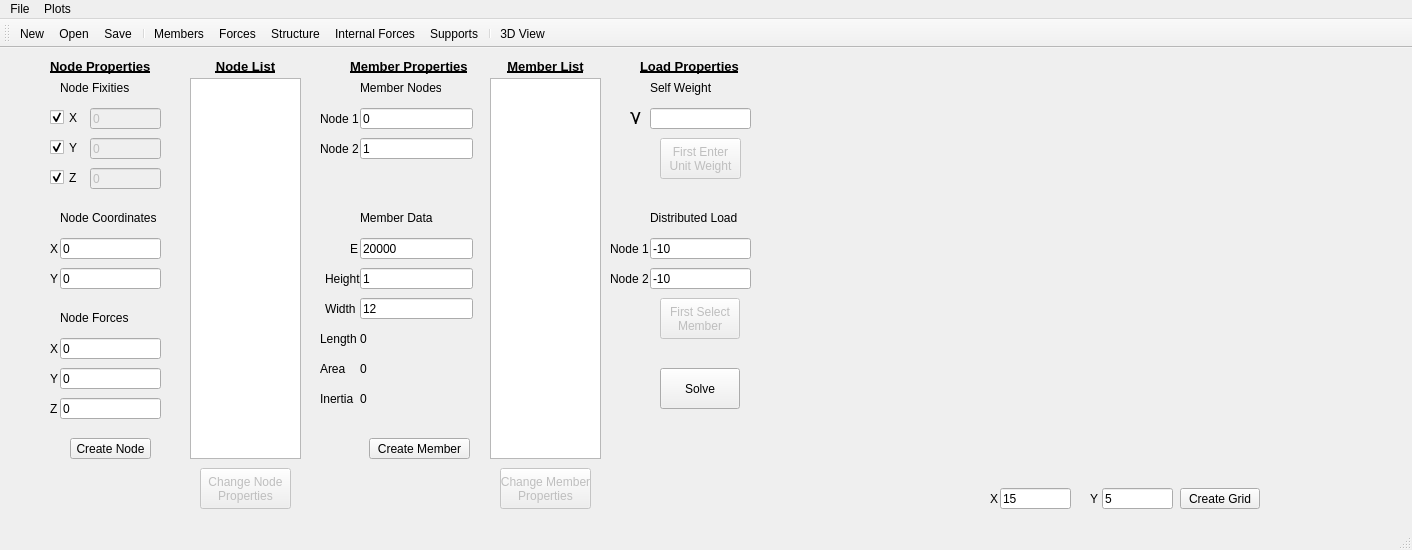
<?xml version="1.0" encoding="UTF-8"?>
<ui version="4.0">
 <class>MainWindow</class>
 <widget class="QMainWindow" name="MainWindow">
  <property name="geometry">
   <rect>
    <x>0</x>
    <y>0</y>
    <width>1412</width>
    <height>550</height>
   </rect>
  </property>
  <property name="sizePolicy">
   <sizepolicy hsizetype="Fixed" vsizetype="Fixed">
    <horstretch>0</horstretch>
    <verstretch>0</verstretch>
   </sizepolicy>
  </property>
  <property name="windowTitle">
   <string>SAS - Structural Analysis Software</string>
  </property>
  <property name="windowIcon">
   <iconset resource="../SAS/resources.qrc">
    <normaloff>:/new/prefix1/IconUpdated</normaloff>:/new/prefix1/IconUpdated</iconset>
  </property>
  <widget class="QWidget" name="centralWidget">
   <widget class="QLineEdit" name="xCoordinate">
    <property name="geometry">
     <rect>
      <x>60</x>
      <y>190</y>
      <width>101</width>
      <height>21</height>
     </rect>
    </property>
    <property name="text">
     <string>0</string>
    </property>
   </widget>
   <widget class="QLineEdit" name="yCoordinate">
    <property name="geometry">
     <rect>
      <x>60</x>
      <y>220</y>
      <width>101</width>
      <height>21</height>
     </rect>
    </property>
    <property name="text">
     <string>0</string>
    </property>
   </widget>
   <widget class="QLineEdit" name="xForce">
    <property name="geometry">
     <rect>
      <x>60</x>
      <y>290</y>
      <width>101</width>
      <height>21</height>
     </rect>
    </property>
    <property name="text">
     <string>0</string>
    </property>
   </widget>
   <widget class="QLineEdit" name="yForce">
    <property name="geometry">
     <rect>
      <x>60</x>
      <y>320</y>
      <width>101</width>
      <height>21</height>
     </rect>
    </property>
    <property name="text">
     <string>0</string>
    </property>
   </widget>
   <widget class="QLineEdit" name="zForce">
    <property name="geometry">
     <rect>
      <x>60</x>
      <y>350</y>
      <width>101</width>
      <height>21</height>
     </rect>
    </property>
    <property name="text">
     <string>0</string>
    </property>
   </widget>
   <widget class="QPushButton" name="createNode">
    <property name="geometry">
     <rect>
      <x>70</x>
      <y>390</y>
      <width>81</width>
      <height>21</height>
     </rect>
    </property>
    <property name="text">
     <string>Create Node</string>
    </property>
   </widget>
   <widget class="QCheckBox" name="xFixity">
    <property name="geometry">
     <rect>
      <x>50</x>
      <y>60</y>
      <width>31</width>
      <height>19</height>
     </rect>
    </property>
    <property name="text">
     <string>X </string>
    </property>
    <property name="checked">
     <bool>true</bool>
    </property>
   </widget>
   <widget class="QCheckBox" name="yFixity">
    <property name="geometry">
     <rect>
      <x>50</x>
      <y>90</y>
      <width>31</width>
      <height>19</height>
     </rect>
    </property>
    <property name="text">
     <string>Y</string>
    </property>
    <property name="checked">
     <bool>true</bool>
    </property>
   </widget>
   <widget class="QCheckBox" name="zFixity">
    <property name="geometry">
     <rect>
      <x>50</x>
      <y>120</y>
      <width>31</width>
      <height>19</height>
     </rect>
    </property>
    <property name="text">
     <string>Z </string>
    </property>
    <property name="checked">
     <bool>true</bool>
    </property>
   </widget>
   <widget class="QLabel" name="label">
    <property name="geometry">
     <rect>
      <x>60</x>
      <y>30</y>
      <width>81</width>
      <height>20</height>
     </rect>
    </property>
    <property name="text">
     <string>Node Fixities</string>
    </property>
   </widget>
   <widget class="QLabel" name="label_2">
    <property name="geometry">
     <rect>
      <x>60</x>
      <y>160</y>
      <width>111</width>
      <height>20</height>
     </rect>
    </property>
    <property name="text">
     <string>Node Coordinates</string>
    </property>
   </widget>
   <widget class="QLabel" name="label_3">
    <property name="geometry">
     <rect>
      <x>60</x>
      <y>260</y>
      <width>111</width>
      <height>20</height>
     </rect>
    </property>
    <property name="text">
     <string>Node Forces</string>
    </property>
   </widget>
   <widget class="QLabel" name="label_4">
    <property name="geometry">
     <rect>
      <x>50</x>
      <y>190</y>
      <width>16</width>
      <height>21</height>
     </rect>
    </property>
    <property name="text">
     <string>X</string>
    </property>
   </widget>
   <widget class="QLabel" name="label_5">
    <property name="geometry">
     <rect>
      <x>50</x>
      <y>220</y>
      <width>16</width>
      <height>21</height>
     </rect>
    </property>
    <property name="text">
     <string>Y</string>
    </property>
   </widget>
   <widget class="QLabel" name="label_6">
    <property name="geometry">
     <rect>
      <x>50</x>
      <y>290</y>
      <width>16</width>
      <height>21</height>
     </rect>
    </property>
    <property name="text">
     <string>X</string>
    </property>
   </widget>
   <widget class="QLabel" name="label_7">
    <property name="geometry">
     <rect>
      <x>50</x>
      <y>320</y>
      <width>16</width>
      <height>21</height>
     </rect>
    </property>
    <property name="text">
     <string>Y</string>
    </property>
   </widget>
   <widget class="QLabel" name="label_8">
    <property name="geometry">
     <rect>
      <x>50</x>
      <y>350</y>
      <width>16</width>
      <height>21</height>
     </rect>
    </property>
    <property name="text">
     <string>Z</string>
    </property>
   </widget>
   <widget class="QLabel" name="label_9">
    <property name="geometry">
     <rect>
      <x>50</x>
      <y>10</y>
      <width>121</width>
      <height>16</height>
     </rect>
    </property>
    <property name="font">
     <font>
      <pointsize>10</pointsize>
      <weight>75</weight>
      <italic>false</italic>
      <bold>true</bold>
      <underline>true</underline>
      <strikeout>false</strikeout>
     </font>
    </property>
    <property name="text">
     <string>Node Properties</string>
    </property>
   </widget>
   <widget class="QLabel" name="label_10">
    <property name="geometry">
     <rect>
      <x>350</x>
      <y>10</y>
      <width>131</width>
      <height>16</height>
     </rect>
    </property>
    <property name="font">
     <font>
      <pointsize>10</pointsize>
      <weight>75</weight>
      <italic>false</italic>
      <bold>true</bold>
      <underline>true</underline>
      <strikeout>false</strikeout>
     </font>
    </property>
    <property name="text">
     <string>Member Properties</string>
    </property>
   </widget>
   <widget class="QLabel" name="label_11">
    <property name="geometry">
     <rect>
      <x>360</x>
      <y>30</y>
      <width>81</width>
      <height>20</height>
     </rect>
    </property>
    <property name="text">
     <string>Member Nodes</string>
    </property>
   </widget>
   <widget class="QLineEdit" name="mNode1">
    <property name="geometry">
     <rect>
      <x>360</x>
      <y>60</y>
      <width>113</width>
      <height>21</height>
     </rect>
    </property>
    <property name="text">
     <string>0</string>
    </property>
   </widget>
   <widget class="QLabel" name="label_12">
    <property name="geometry">
     <rect>
      <x>320</x>
      <y>60</y>
      <width>47</width>
      <height>21</height>
     </rect>
    </property>
    <property name="text">
     <string>Node 1</string>
    </property>
   </widget>
   <widget class="QLineEdit" name="mNode2">
    <property name="geometry">
     <rect>
      <x>360</x>
      <y>90</y>
      <width>113</width>
      <height>21</height>
     </rect>
    </property>
    <property name="text">
     <string>1</string>
    </property>
   </widget>
   <widget class="QLabel" name="label_13">
    <property name="geometry">
     <rect>
      <x>320</x>
      <y>90</y>
      <width>47</width>
      <height>21</height>
     </rect>
    </property>
    <property name="text">
     <string>Node 2</string>
    </property>
   </widget>
   <widget class="QLabel" name="label_14">
    <property name="geometry">
     <rect>
      <x>360</x>
      <y>160</y>
      <width>111</width>
      <height>20</height>
     </rect>
    </property>
    <property name="text">
     <string>Member Data</string>
    </property>
   </widget>
   <widget class="QLabel" name="label_15">
    <property name="geometry">
     <rect>
      <x>350</x>
      <y>190</y>
      <width>16</width>
      <height>21</height>
     </rect>
    </property>
    <property name="text">
     <string>E</string>
    </property>
   </widget>
   <widget class="QLineEdit" name="mHeight">
    <property name="geometry">
     <rect>
      <x>360</x>
      <y>220</y>
      <width>113</width>
      <height>21</height>
     </rect>
    </property>
    <property name="text">
     <string>1</string>
    </property>
   </widget>
   <widget class="QLabel" name="label_16">
    <property name="geometry">
     <rect>
      <x>325</x>
      <y>220</y>
      <width>41</width>
      <height>21</height>
     </rect>
    </property>
    <property name="text">
     <string>Height</string>
    </property>
   </widget>
   <widget class="QLineEdit" name="mElastic">
    <property name="geometry">
     <rect>
      <x>360</x>
      <y>190</y>
      <width>113</width>
      <height>21</height>
     </rect>
    </property>
    <property name="text">
     <string>20000</string>
    </property>
   </widget>
   <widget class="QLabel" name="label_17">
    <property name="geometry">
     <rect>
      <x>325</x>
      <y>250</y>
      <width>41</width>
      <height>21</height>
     </rect>
    </property>
    <property name="text">
     <string>Width</string>
    </property>
   </widget>
   <widget class="QLineEdit" name="mWidth">
    <property name="geometry">
     <rect>
      <x>360</x>
      <y>250</y>
      <width>113</width>
      <height>21</height>
     </rect>
    </property>
    <property name="text">
     <string>12</string>
    </property>
   </widget>
   <widget class="QLabel" name="label_18">
    <property name="geometry">
     <rect>
      <x>320</x>
      <y>310</y>
      <width>41</width>
      <height>21</height>
     </rect>
    </property>
    <property name="text">
     <string>Area</string>
    </property>
   </widget>
   <widget class="QLabel" name="label_19">
    <property name="geometry">
     <rect>
      <x>320</x>
      <y>280</y>
      <width>41</width>
      <height>21</height>
     </rect>
    </property>
    <property name="text">
     <string>Length</string>
    </property>
   </widget>
   <widget class="QLabel" name="label_20">
    <property name="geometry">
     <rect>
      <x>320</x>
      <y>340</y>
      <width>41</width>
      <height>21</height>
     </rect>
    </property>
    <property name="text">
     <string>Inertia</string>
    </property>
   </widget>
   <widget class="QLabel" name="mLength">
    <property name="geometry">
     <rect>
      <x>360</x>
      <y>280</y>
      <width>111</width>
      <height>21</height>
     </rect>
    </property>
    <property name="text">
     <string>0</string>
    </property>
   </widget>
   <widget class="QLabel" name="mArea">
    <property name="geometry">
     <rect>
      <x>360</x>
      <y>310</y>
      <width>111</width>
      <height>21</height>
     </rect>
    </property>
    <property name="text">
     <string>0</string>
    </property>
   </widget>
   <widget class="QLabel" name="mInertia">
    <property name="geometry">
     <rect>
      <x>360</x>
      <y>340</y>
      <width>111</width>
      <height>21</height>
     </rect>
    </property>
    <property name="text">
     <string>0</string>
    </property>
   </widget>
   <widget class="QPushButton" name="createMember">
    <property name="geometry">
     <rect>
      <x>369</x>
      <y>390</y>
      <width>101</width>
      <height>21</height>
     </rect>
    </property>
    <property name="text">
     <string>Create Member</string>
    </property>
   </widget>
   <widget class="QListWidget" name="nodeList">
    <property name="geometry">
     <rect>
      <x>190</x>
      <y>30</y>
      <width>111</width>
      <height>381</height>
     </rect>
    </property>
   </widget>
   <widget class="QListWidget" name="memberList">
    <property name="geometry">
     <rect>
      <x>490</x>
      <y>30</y>
      <width>111</width>
      <height>381</height>
     </rect>
    </property>
   </widget>
   <widget class="QLabel" name="label_21">
    <property name="geometry">
     <rect>
      <x>190</x>
      <y>10</y>
      <width>111</width>
      <height>16</height>
     </rect>
    </property>
    <property name="font">
     <font>
      <pointsize>10</pointsize>
      <weight>75</weight>
      <italic>false</italic>
      <bold>true</bold>
      <underline>true</underline>
      <strikeout>false</strikeout>
     </font>
    </property>
    <property name="text">
     <string>Node List</string>
    </property>
    <property name="alignment">
     <set>Qt::AlignCenter</set>
    </property>
   </widget>
   <widget class="QLabel" name="label_22">
    <property name="geometry">
     <rect>
      <x>490</x>
      <y>10</y>
      <width>111</width>
      <height>16</height>
     </rect>
    </property>
    <property name="font">
     <font>
      <pointsize>10</pointsize>
      <weight>75</weight>
      <italic>false</italic>
      <bold>true</bold>
      <underline>true</underline>
      <strikeout>false</strikeout>
     </font>
    </property>
    <property name="text">
     <string>Member List</string>
    </property>
    <property name="alignment">
     <set>Qt::AlignCenter</set>
    </property>
   </widget>
   <widget class="QPushButton" name="changeNode">
    <property name="enabled">
     <bool>false</bool>
    </property>
    <property name="geometry">
     <rect>
      <x>200</x>
      <y>420</y>
      <width>91</width>
      <height>41</height>
     </rect>
    </property>
    <property name="toolTip">
     <string/>
    </property>
    <property name="autoFillBackground">
     <bool>false</bool>
    </property>
    <property name="inputMethodHints">
     <set>Qt::ImhMultiLine</set>
    </property>
    <property name="text">
     <string>Change Node 
Properties</string>
    </property>
   </widget>
   <widget class="QPushButton" name="changeMember">
    <property name="enabled">
     <bool>false</bool>
    </property>
    <property name="geometry">
     <rect>
      <x>500</x>
      <y>420</y>
      <width>91</width>
      <height>41</height>
     </rect>
    </property>
    <property name="toolTip">
     <string/>
    </property>
    <property name="autoFillBackground">
     <bool>false</bool>
    </property>
    <property name="inputMethodHints">
     <set>Qt::ImhMultiLine</set>
    </property>
    <property name="text">
     <string>Change Member 
Properties</string>
    </property>
   </widget>
   <widget class="QLabel" name="label_23">
    <property name="geometry">
     <rect>
      <x>640</x>
      <y>10</y>
      <width>111</width>
      <height>16</height>
     </rect>
    </property>
    <property name="font">
     <font>
      <pointsize>10</pointsize>
      <weight>75</weight>
      <italic>false</italic>
      <bold>true</bold>
      <underline>true</underline>
      <strikeout>false</strikeout>
     </font>
    </property>
    <property name="text">
     <string>Load Properties</string>
    </property>
   </widget>
   <widget class="QLabel" name="label_24">
    <property name="geometry">
     <rect>
      <x>650</x>
      <y>30</y>
      <width>81</width>
      <height>20</height>
     </rect>
    </property>
    <property name="text">
     <string>Self Weight</string>
    </property>
   </widget>
   <widget class="QLabel" name="label_25">
    <property name="geometry">
     <rect>
      <x>630</x>
      <y>60</y>
      <width>41</width>
      <height>16</height>
     </rect>
    </property>
    <property name="font">
     <font>
      <family>NSimSun</family>
      <pointsize>14</pointsize>
      <italic>false</italic>
     </font>
    </property>
    <property name="text">
     <string>γ</string>
    </property>
   </widget>
   <widget class="QLineEdit" name="unitWeight">
    <property name="geometry">
     <rect>
      <x>650</x>
      <y>60</y>
      <width>101</width>
      <height>21</height>
     </rect>
    </property>
   </widget>
   <widget class="QPushButton" name="SelfWeight">
    <property name="enabled">
     <bool>false</bool>
    </property>
    <property name="geometry">
     <rect>
      <x>660</x>
      <y>90</y>
      <width>81</width>
      <height>41</height>
     </rect>
    </property>
    <property name="text">
     <string>First Enter 
Unit Weight</string>
    </property>
   </widget>
   <widget class="QLabel" name="label_26">
    <property name="geometry">
     <rect>
      <x>650</x>
      <y>160</y>
      <width>91</width>
      <height>20</height>
     </rect>
    </property>
    <property name="text">
     <string>Distributed Load</string>
    </property>
   </widget>
   <widget class="QLabel" name="label_27">
    <property name="geometry">
     <rect>
      <x>610</x>
      <y>220</y>
      <width>41</width>
      <height>21</height>
     </rect>
    </property>
    <property name="text">
     <string>Node 2</string>
    </property>
   </widget>
   <widget class="QLineEdit" name="lNode2">
    <property name="geometry">
     <rect>
      <x>650</x>
      <y>220</y>
      <width>101</width>
      <height>21</height>
     </rect>
    </property>
    <property name="text">
     <string>-10</string>
    </property>
   </widget>
   <widget class="QLineEdit" name="lNode1">
    <property name="geometry">
     <rect>
      <x>650</x>
      <y>190</y>
      <width>101</width>
      <height>21</height>
     </rect>
    </property>
    <property name="text">
     <string>-10</string>
    </property>
   </widget>
   <widget class="QLabel" name="label_28">
    <property name="geometry">
     <rect>
      <x>610</x>
      <y>190</y>
      <width>41</width>
      <height>21</height>
     </rect>
    </property>
    <property name="text">
     <string>Node 1</string>
    </property>
   </widget>
   <widget class="QPushButton" name="addLoad">
    <property name="enabled">
     <bool>false</bool>
    </property>
    <property name="geometry">
     <rect>
      <x>660</x>
      <y>250</y>
      <width>80</width>
      <height>41</height>
     </rect>
    </property>
    <property name="text">
     <string>First Select 
Member</string>
    </property>
   </widget>
   <widget class="QPushButton" name="solve">
    <property name="enabled">
     <bool>true</bool>
    </property>
    <property name="geometry">
     <rect>
      <x>660</x>
      <y>320</y>
      <width>80</width>
      <height>41</height>
     </rect>
    </property>
    <property name="text">
     <string>Solve</string>
    </property>
   </widget>
   <widget class="QLineEdit" name="xStiffness">
    <property name="enabled">
     <bool>false</bool>
    </property>
    <property name="geometry">
     <rect>
      <x>90</x>
      <y>60</y>
      <width>71</width>
      <height>21</height>
     </rect>
    </property>
    <property name="text">
     <string>0</string>
    </property>
   </widget>
   <widget class="QLineEdit" name="yStiffness">
    <property name="enabled">
     <bool>false</bool>
    </property>
    <property name="geometry">
     <rect>
      <x>90</x>
      <y>90</y>
      <width>71</width>
      <height>21</height>
     </rect>
    </property>
    <property name="text">
     <string>0</string>
    </property>
   </widget>
   <widget class="QLineEdit" name="zStiffness">
    <property name="enabled">
     <bool>false</bool>
    </property>
    <property name="geometry">
     <rect>
      <x>90</x>
      <y>120</y>
      <width>71</width>
      <height>21</height>
     </rect>
    </property>
    <property name="text">
     <string>0</string>
    </property>
   </widget>
   <widget class="GLWidget" name="openGLWidget" native="true">
    <property name="geometry">
     <rect>
      <x>780</x>
      <y>30</y>
      <width>600</width>
      <height>400</height>
     </rect>
    </property>
    <property name="sizePolicy">
     <sizepolicy hsizetype="Fixed" vsizetype="Fixed">
      <horstretch>0</horstretch>
      <verstretch>0</verstretch>
     </sizepolicy>
    </property>
    <property name="maximumSize">
     <size>
      <width>5000</width>
      <height>5000</height>
     </size>
    </property>
   </widget>
   <widget class="QPushButton" name="createGrid">
    <property name="geometry">
     <rect>
      <x>1180</x>
      <y>440</y>
      <width>80</width>
      <height>21</height>
     </rect>
    </property>
    <property name="text">
     <string>Create Grid</string>
    </property>
   </widget>
   <widget class="QLineEdit" name="gridY">
    <property name="geometry">
     <rect>
      <x>1102</x>
      <y>440</y>
      <width>71</width>
      <height>21</height>
     </rect>
    </property>
    <property name="text">
     <string>5</string>
    </property>
   </widget>
   <widget class="QLineEdit" name="gridX">
    <property name="geometry">
     <rect>
      <x>1000</x>
      <y>440</y>
      <width>71</width>
      <height>21</height>
     </rect>
    </property>
    <property name="text">
     <string>15</string>
    </property>
   </widget>
   <widget class="QLabel" name="label_29">
    <property name="geometry">
     <rect>
      <x>990</x>
      <y>440</y>
      <width>21</width>
      <height>21</height>
     </rect>
    </property>
    <property name="text">
     <string>X</string>
    </property>
   </widget>
   <widget class="QLabel" name="label_30">
    <property name="geometry">
     <rect>
      <x>1090</x>
      <y>440</y>
      <width>21</width>
      <height>21</height>
     </rect>
    </property>
    <property name="text">
     <string>Y</string>
    </property>
   </widget>
  </widget>
  <widget class="QMenuBar" name="menuBar">
   <property name="geometry">
    <rect>
     <x>0</x>
     <y>0</y>
     <width>1412</width>
     <height>20</height>
    </rect>
   </property>
   <widget class="QMenu" name="menuFile">
    <property name="title">
     <string>File</string>
    </property>
    <addaction name="actionNew"/>
    <addaction name="actionOpen"/>
    <addaction name="actionSave"/>
   </widget>
   <widget class="QMenu" name="menuPlots">
    <property name="title">
     <string>Plots</string>
    </property>
    <addaction name="separator"/>
    <addaction name="actionMembers"/>
    <addaction name="actionForces"/>
    <addaction name="actionStructure"/>
    <addaction name="actionInternal_Forces"/>
    <addaction name="actionSupports"/>
    <addaction name="action3D_View"/>
   </widget>
   <addaction name="menuFile"/>
   <addaction name="menuPlots"/>
  </widget>
  <widget class="QToolBar" name="mainToolBar">
   <attribute name="toolBarArea">
    <enum>TopToolBarArea</enum>
   </attribute>
   <attribute name="toolBarBreak">
    <bool>false</bool>
   </attribute>
   <addaction name="actionNew"/>
   <addaction name="actionOpen"/>
   <addaction name="actionSave"/>
   <addaction name="separator"/>
   <addaction name="actionMembers"/>
   <addaction name="actionForces"/>
   <addaction name="actionStructure"/>
   <addaction name="actionInternal_Forces"/>
   <addaction name="actionSupports"/>
   <addaction name="separator"/>
   <addaction name="action3D_View"/>
  </widget>
  <widget class="QStatusBar" name="statusBar"/>
  <action name="actionNew">
   <property name="icon">
    <iconset resource="../SAS/resources.qrc">
     <normaloff>:/new/prefix1/new</normaloff>:/new/prefix1/new</iconset>
   </property>
   <property name="text">
    <string>New</string>
   </property>
  </action>
  <action name="actionOpen">
   <property name="icon">
    <iconset resource="../SAS/resources.qrc">
     <normaloff>:/new/prefix1/open</normaloff>:/new/prefix1/open</iconset>
   </property>
   <property name="text">
    <string>Open</string>
   </property>
  </action>
  <action name="actionSave">
   <property name="icon">
    <iconset resource="../SAS/resources.qrc">
     <normaloff>:/new/prefix1/save</normaloff>:/new/prefix1/save</iconset>
   </property>
   <property name="text">
    <string>Save</string>
   </property>
  </action>
  <action name="actionMembers">
   <property name="icon">
    <iconset resource="../SAS/resources.qrc">
     <normaloff>:/new/prefix1/members</normaloff>:/new/prefix1/members</iconset>
   </property>
   <property name="text">
    <string>Members</string>
   </property>
  </action>
  <action name="actionStructure">
   <property name="icon">
    <iconset resource="../SAS/resources.qrc">
     <normaloff>:/new/prefix1/structure</normaloff>:/new/prefix1/structure</iconset>
   </property>
   <property name="text">
    <string>Structure</string>
   </property>
  </action>
  <action name="actionForces">
   <property name="icon">
    <iconset resource="../SAS/resources.qrc">
     <normaloff>:/new/prefix1/forces</normaloff>:/new/prefix1/forces</iconset>
   </property>
   <property name="text">
    <string>Forces</string>
   </property>
  </action>
  <action name="actionSupports">
   <property name="icon">
    <iconset resource="../SAS/resources.qrc">
     <normaloff>:/new/prefix1/supports</normaloff>:/new/prefix1/supports</iconset>
   </property>
   <property name="text">
    <string>Supports</string>
   </property>
  </action>
  <action name="actionInternal_Forces">
   <property name="icon">
    <iconset resource="../SAS/resources.qrc">
     <normaloff>:/new/prefix1/internal</normaloff>:/new/prefix1/internal</iconset>
   </property>
   <property name="text">
    <string>Internal Forces</string>
   </property>
  </action>
  <action name="action3D_View">
   <property name="icon">
    <iconset resource="../SAS/resources.qrc">
     <normaloff>:/new/prefix1/3d</normaloff>:/new/prefix1/3d</iconset>
   </property>
   <property name="text">
    <string>3D View</string>
   </property>
  </action>
 </widget>
 <layoutdefault spacing="6" margin="11"/>
 <customwidgets>
  <customwidget>
   <class>GLWidget</class>
   <extends>QWidget</extends>
   <header>glwidget.h</header>
   <container>1</container>
  </customwidget>
 </customwidgets>
 <tabstops>
  <tabstop>xFixity</tabstop>
  <tabstop>yFixity</tabstop>
  <tabstop>zFixity</tabstop>
  <tabstop>xStiffness</tabstop>
  <tabstop>yStiffness</tabstop>
  <tabstop>zStiffness</tabstop>
  <tabstop>xCoordinate</tabstop>
  <tabstop>yCoordinate</tabstop>
  <tabstop>xForce</tabstop>
  <tabstop>yForce</tabstop>
  <tabstop>zForce</tabstop>
  <tabstop>createNode</tabstop>
  <tabstop>mNode1</tabstop>
  <tabstop>mNode2</tabstop>
  <tabstop>mElastic</tabstop>
  <tabstop>mHeight</tabstop>
  <tabstop>mWidth</tabstop>
  <tabstop>createMember</tabstop>
  <tabstop>unitWeight</tabstop>
  <tabstop>SelfWeight</tabstop>
  <tabstop>lNode1</tabstop>
  <tabstop>lNode2</tabstop>
  <tabstop>addLoad</tabstop>
  <tabstop>solve</tabstop>
  <tabstop>nodeList</tabstop>
  <tabstop>changeNode</tabstop>
  <tabstop>memberList</tabstop>
  <tabstop>changeMember</tabstop>
 </tabstops>
 <resources>
  <include location="../SAS/resources.qrc"/>
 </resources>
 <connections/>
</ui>
